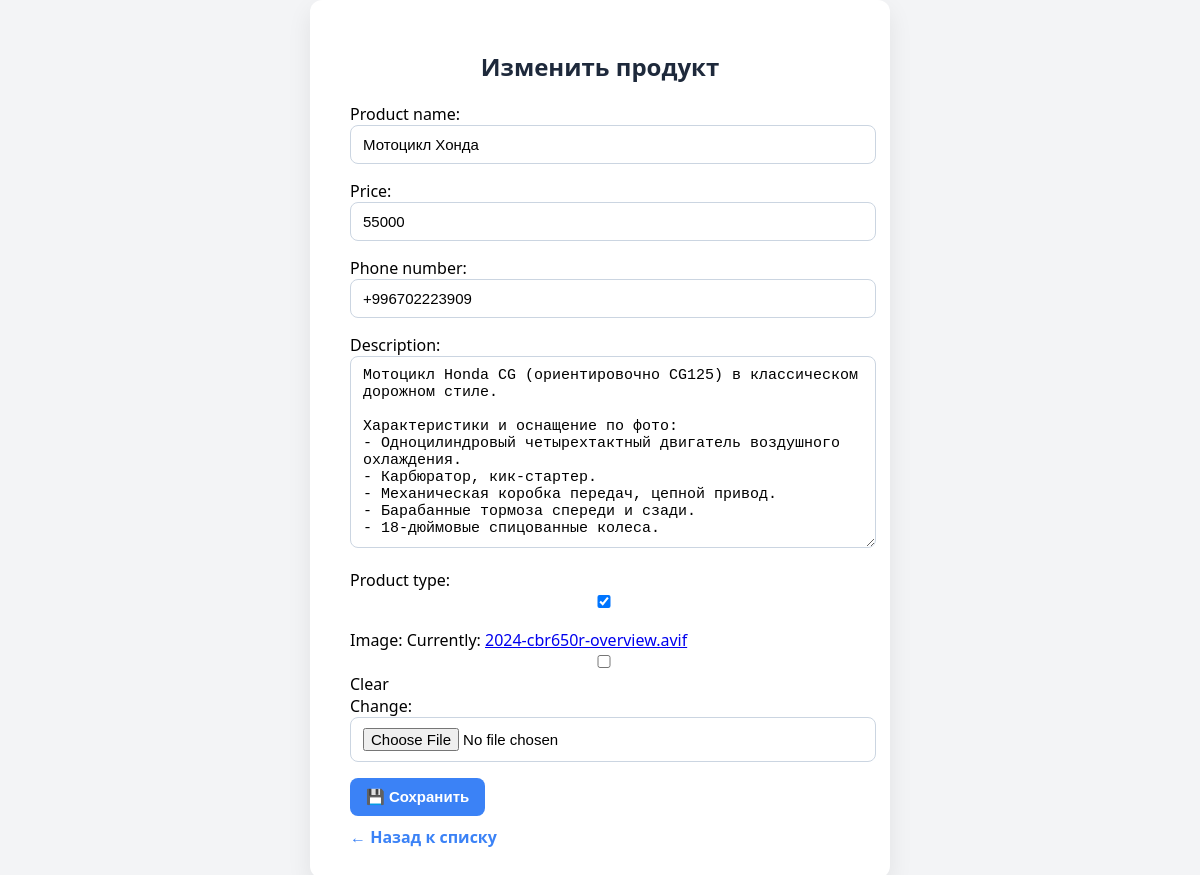
Page /2/update/ on the committed database.
### lalafo_app/models.py (models this page shows, shortened)
class Product(models.Model):
    product_name = models.CharField(max_length=100)
    price = models.PositiveIntegerField()
    phone_number = PhoneNumberField()
    description = models.TextField()
    product_type = models.BooleanField()
    create_date = models.DateField(auto_now_add=True)
    image = models.ImageField(null=True, blank=True)

### lalafo_app/views.py (the view)
# urls.py: path('<int:pk>/update/', ProductUpdateView.as_view(), name='product_update'),
class ProductUpdateView(UpdateView):
    queryset = Product.objects.all()
    form_class = ProductForm
    template_name = 'product_update.html'
    success_url = reverse_lazy('product_list')

### lalafo_app/forms.py
class ProductForm(forms.ModelForm):
    class Meta:
        model = Product
        fields = ['product_name', 'price', 'phone_number', 'description', 'product_type', 'image']

### lalafo_app/templates/product_update.html (shortened to what this page needs)
<!DOCTYPE html>
<html lang="ru">
<head>
</head>
<body>
  <div class="form-container">
    <h2>Изменить продукт</h2>
    <form method="post" enctype="multipart/form-data">
      {{ form.as_p }}
      <button type="submit">💾 Сохранить</button>
    </form>
    <a href="{% url 'product_list' %}" class="back-btn">← Назад к списку</a>
  </div>
</body>
</html>

### lalafo_app/templates/product_update.html (style rules this page uses)
body { font-family: "Segoe UI", Roboto, Arial, sans-serif; background: #f3f4f6; display: flex; justify-content: center; align-items: center; min-height: 100vh; margin: 0; }
.form-container { background: #fff; padding: 30px 40px; border-radius: 12px; box-shadow: 0 10px 25px rgba(0,0,0,0.08); width: 100%; max-width: 500px; }
h2 { text-align: center; margin-bottom: 20px; color: #1e293b; }
form p { margin-bottom: 16px; }
input, select, textarea { width: 100%; padding: 10px 12px; border: 1px solid #cbd5e1; border-radius: 8px; font-size: 15px; transition: all .2s ease; }
button { background: #3b82f6; color: #fff; border: none; padding: 10px 16px; border-radius: 8px; cursor: pointer; font-weight: 600; font-size: 15px; transition: background .2s ease; }
.back-btn { margin-top: 10px; display: inline-block; text-decoration: none; color: #3b82f6; font-weight: 600; }

### rows in the picture
Product: product_name "Мотоцикл Хонда", price "55000", phone_number "+996702223909", description "Мотоцикл Honda CG (ориентировочно CG125) в классическом дорожном стиле. Характеристики и оснащение по фото: - Одноцилиндровый четырехтактный двигатель воздушного охлаждения. - Карбюратор, кик-стартер. - Механическая коробка передач, цепной привод. - Барабанные тормоза спереди и сзади. - 18-дюймовые спицованные колеса.", product_type "☑"
